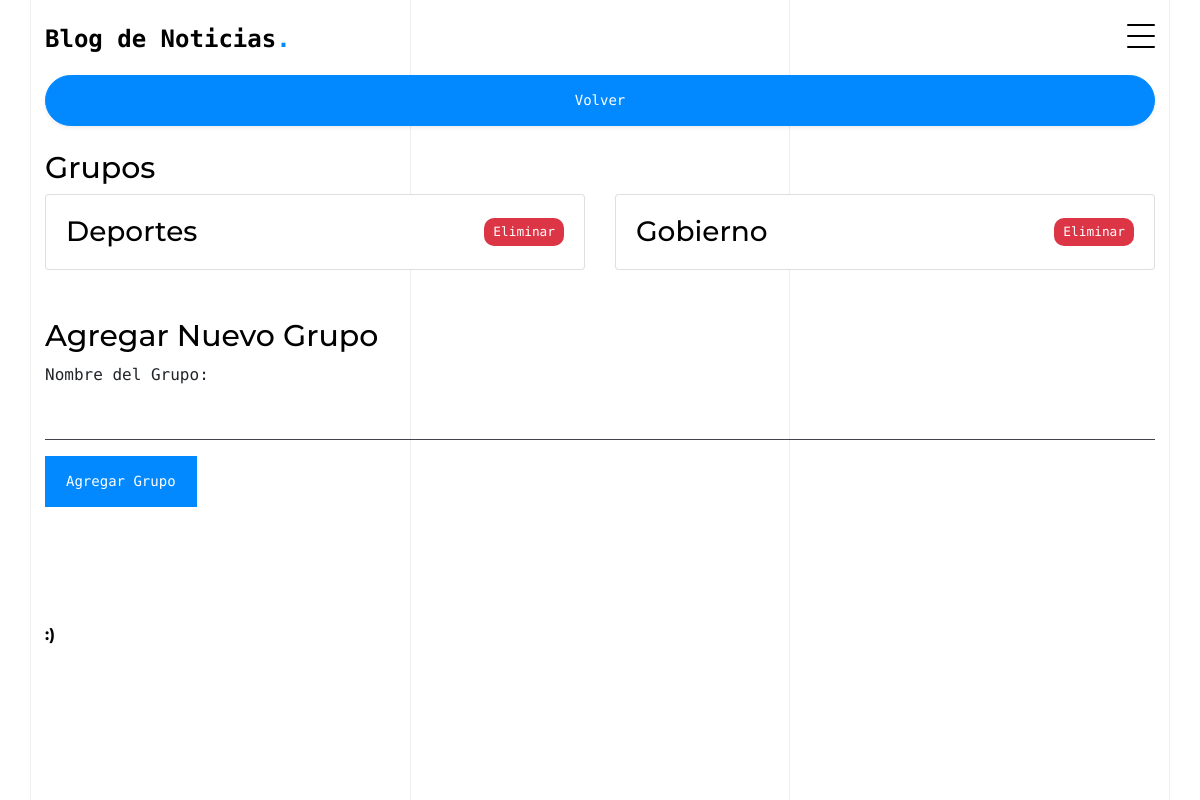
Before: /ver_grupos (signed in) with the older database file.
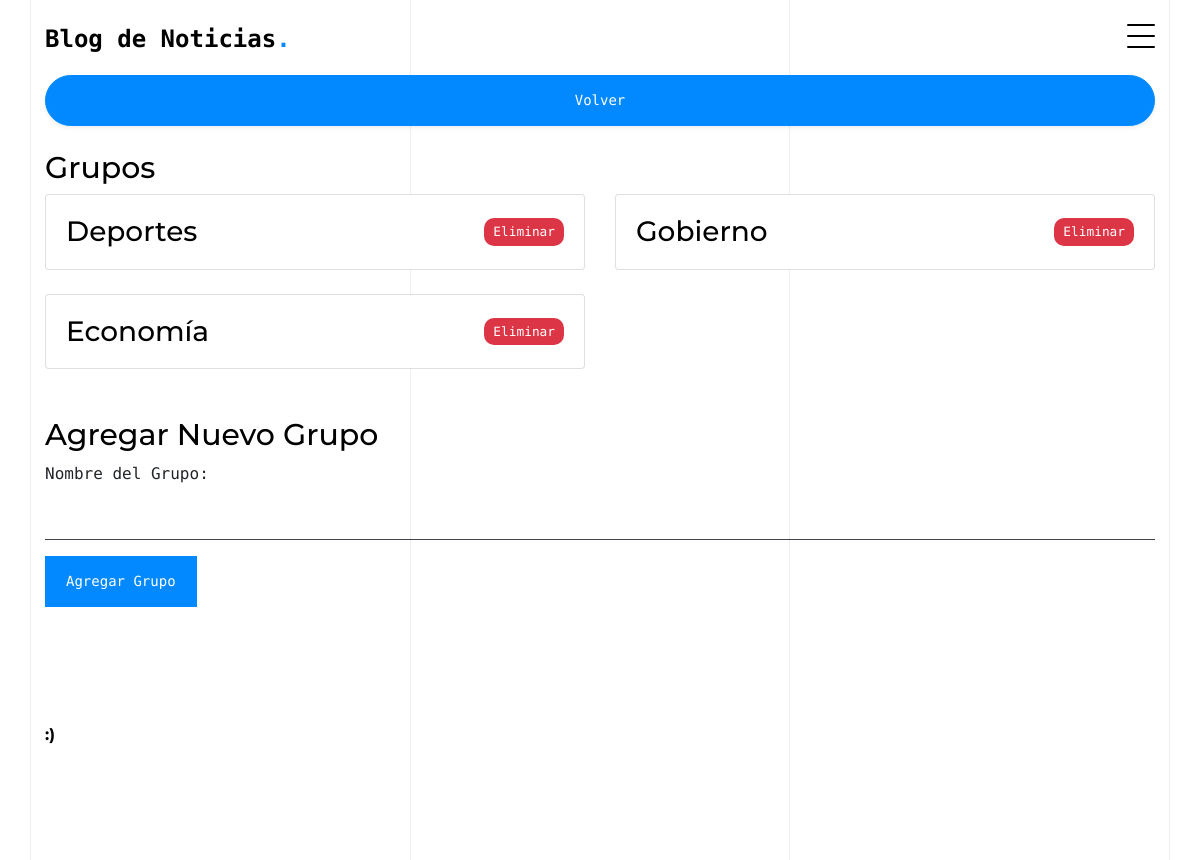
After: the same page with the newer database file.
### pagina_cms/models.py (models this page shows)
class grupos(models.Model):
    grupo = models.CharField(max_length=45)

### pagina_cms/grupos.py (the view)
# urls.py: path('ver_grupos', grupos.ver_grupos, name='ver_grupos'),
def ver_grupos(request):
    if request.method == 'GET':
        if 'nivel_usuario' in request.session and (request.session['nivel_usuario'] == 'ADMINISTRADOR' or request.session['nivel_usuario'] == 'MODERADOR'):
            vergrupos = grupos.objects.all()
            return render(request, 'ver_grupos.html', {'grupos': vergrupos})
        else:
            variables = {
                'm_error': 'No tiene permisos para administrar grupos.',
                'nombre_usuario': request.session.get('nombre_usuario', '')
            }
            return render(request, 'panel.html', variables)
    return render(request, 'ver_grupos.html')

### pagina_cms/templates/ver_grupos.html (shortened to what this page needs)
{% extends 'base.html' %}
{% block cuerpo %}
<div class="container">
    <br>
    <br>
    <a href="{% url 'acceder' %}" class="btn btn-primary btn-block rounded-pill shadow-sm mt-4">Volver</a>
    <h2 class="section-heading mt-4">Grupos</h2>
    <div class="row">
        {% for grupo in grupos %}
        <div class="col-lg-6 mb-4">
            <div class="card">
                <div class="card-body d-flex justify-content-between align-items-center">
                    <h3 class="card-title mb-0">{{ grupo.grupo }}</h3>
                    <form method="post" action="{% url 'eliminar_grupo' grupo.id %}" style="display: inline;">
                        <button class="btn btn-danger btn-sm eliminar-btn" type="submit">Eliminar</button>
                    </form>
                </div>
            </div>
        </div>
        {% endfor %}
    </div>
    <h2 class="section-heading mt-4">Agregar Nuevo Grupo</h2>
    <form method="post" action="{% url 'agregar_grupo' %}" class="mb-5">
        <div class="form-group">
            <label for="nombre_grupo">Nombre del Grupo:</label>
            <input type="text" class="form-control" id="nombre_grupo" name="nombre_grupo" required>
        </div>
        <button type="submit" class="btn btn-primary">Agregar Grupo</button>
    </form>
</div>
{% endblock %}

Changed rows visible on the page:
added grupos: grupo "Economía"
